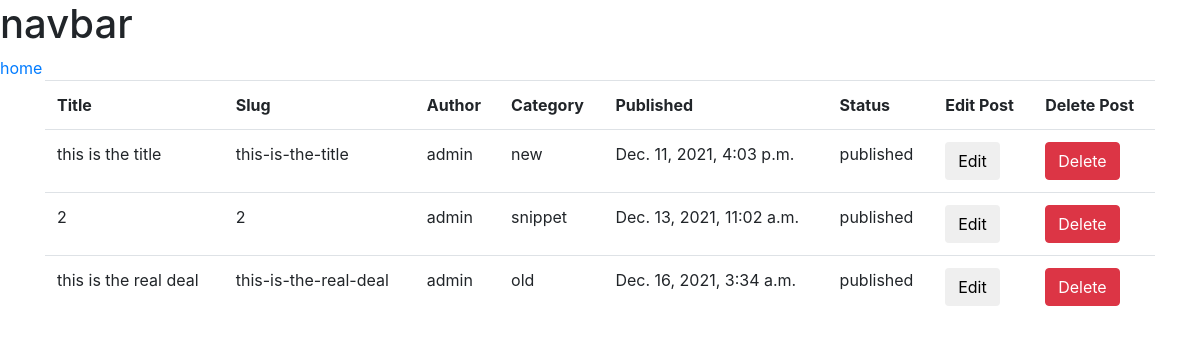
The page /blog/backend/post/ on the database its author committed.
### blog/models.py (models this page shows, shortened)
class Post(models.Model):
    STATUS_CHOICES  = (
        ('draft', 'Draft'),
        ('published', 'Published'),
    )
    category        = models.ForeignKey(Category, on_delete=models.CASCADE)
    title           = models.CharField(max_length=250)
    slug            = models.SlugField(max_length=250, unique=True)
    content         = models.TextField()
    seo_title       = models.CharField(max_length=250)
    seo_description = models.CharField(max_length=160)
    author          = models.ForeignKey(User, related_name='blog_posts', on_delete=models.CASCADE)
    published       = models.DateTimeField(default=timezone.now)
    created         = models.DateTimeField(auto_now_add=True)
    updated         = models.DateTimeField(auto_now=True)
    status          = models.CharField(max_length=9, choices=STATUS_CHOICES, default='draft')

class Category(models.Model):
    name            = models.CharField(max_length=250)
    slug            = models.SlugField(max_length=250, unique=True)
    class Meta:
        ordering            = ('name', )
        verbose_name        = 'category'
        verbose_name_plural = 'categories'
    def __str__(self):
        return self.name

### blog/views.py (the view)
# urls.py: path('backend/post/',views.list_of_post_backend, name='list_of_post_backend'),
def list_of_post_backend(request):
    post = Post.objects.all()
    paginator = Paginator(post, 20)
    page = request.GET.get('page')
    try:
        posts = paginator.page(page)
    except PageNotAnInteger:
        posts = paginator.page(1)
    except EmptyPage:
        posts = paginator.page(paginator.num_pages)
    template = 'blog/backend/list_of_post_backend.html'
    context = {'posts': posts, 'page': page}
    return render(request, template, context)

### blog/templates/blog/backend/list_of_post_backend.html (shortened to what this page needs)
{% extends 'blog/base.html' %}
{% block content %}
<div class="table-responsive">
    <table class="table table-hover ">
        <tr>
            <th>Title</th>
            <th>Slug</th>
            <th>Author</th>
            <th>Category</th>
            <th>Published</th>
            <th>Status</th>
            <th>Edit Post</th>
            <th>Delete Post</th>
        </tr>
        {% for post in posts %}
            {% if post.status == 'draft' %}
                <tr class="table-danger">
                    <td>{{ post.title }}</td>
                    <td>{{ post.slug }}</td>
                    <td>{{ post.author }}</td>
                    <td>{{ post.category }}</td>
                    <td>{{ post.published }}</td>
                    <td>{{ post.status }}</td>
                    <td>
                        <a href="{% url 'edit_post' slug=post.slug %}">
                            <button type="button" class="btn btn-default">
                                <span class="glyphicon glyphicon-pencil">
                                    Edit
                                </span>
                            </button>
                        </a>
                    </td>
                    <td>
                        <a href="{% url 'delete_post' slug=post.slug %}">
                            <button type="button" class="btn btn-danger">
                                <span class="glyphicon glyphicon-pencil">
                                    Delete
                                </span>
                            </button>
                        </a>
                    </td>
                </tr>
            {% else %}
                <tr>
                    <td>{{ post.title }}</td>
                    <td>{{ post.slug }}</td>
                    <td>{{ post.author }}</td>
                    <td>{{ post.category }}</td>
                    <td>{{ post.published }}</td>
                    <td>{{ post.status }}</td>
                    <td>
                        <a href="{% url 'edit_post' slug=post.slug %}">
                            <button type="button" class="btn btn-default">
                                    Edit
                            </button>
                        </a>
                    </td>
                    <td>
                        <a href="{% url 'delete_post' slug=post.slug %}">
                            <button type="button" class="btn btn-danger">
                                <span class="glyphicon glyphicon-pencil">
                                    Delete
                                </span>
                            </button>
                        </a>
                    </td>
                </tr>
            {% endif %}
        {% endfor %}
    </table>
</div>
{% endblock %}

### blog/templates/blog/base.html (shortened to what this page needs)
{% load static %}
<!DOCTYPE html>
<html lang="en">
    <head>
        <link rel="stylesheet" href="">
        <link rel="stylesheet" type="text/css" href="{% static 'css/bootstrap.min.css' %}">
    </head>
    <body>
            {% include "blog/header/navbar.html" %}
        <div class="container">
            {% block content %}
            {% endblock %}
        </div>
    </body>
</html>

### blog/templates/blog/header/navbar.html (shortened to what this page needs)
<h1>navbar</h1>
<a href="{% url 'home' %}">home</a>

### rows shown on the page
Post: title "this is the title", slug "this-is-the-title", author "admin", category "new", published "Dec. 11, 2021, 4:03 p.m.", status "published"
Post: title "2", slug "2", author "admin", category "snippet", published "Dec. 13, 2021, 11:02 a.m.", status "published"
Post: title "this is the real deal", slug "this-is-the-real-deal", author "admin", category "old", published "Dec. 16, 2021, 3:34 a.m.", status "published"
